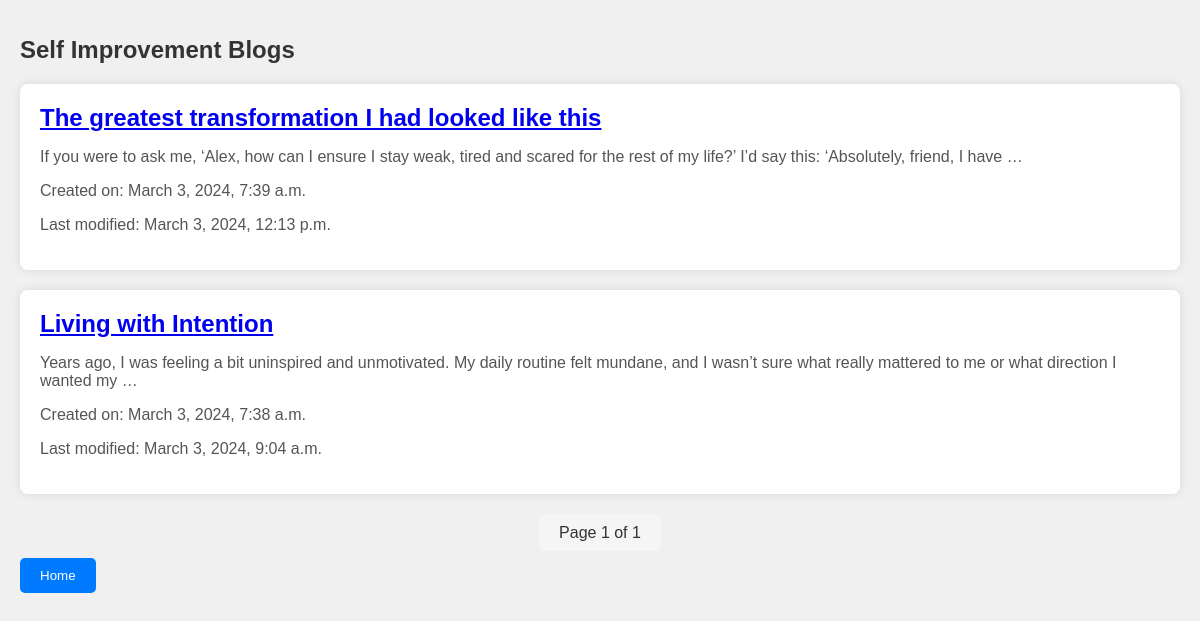
The page /category/5/ on the database its author committed.
### app1/models.py (models this page shows, shortened)
class Category(models.Model):
    name = models.CharField(max_length=30)
    class Meta:
        verbose_name_plural="categories"

class Post(models.Model):
    title = models.CharField(max_length=500)
    body = models.TextField()
    created_on  = models.DateTimeField(auto_now_add=True)
    last_modified = models.DateTimeField(auto_now=True)
    category = models.ForeignKey(Category, on_delete=models.CASCADE)
    image = models.URLField(default='https://wmmedia.sgp1.cdn.digitaloceanspaces.com/blog.png')
    likes =  models.PositiveIntegerField(default=0)
    dislikes =  models.PositiveIntegerField(default=0)

### app1/views.py (the view)
# urls.py: path('category/<int:category_id>/', views.category_posts, name='category_posts'),
def category_posts(request, category_id):
    category = get_object_or_404(Category, id=category_id)
    posts = Post.objects.filter(category=category).order_by("-created_on")
    paginator=Paginator(posts,3)
    page = request.GET.get('page')
    try:
        posts = paginator.page(page)
    except PageNotAnInteger:
        posts = paginator.page(1)
    except EmptyPage:
        posts = paginator.page(paginator.num_pages)
    categories = Category.objects.all()
    context = {"posts": posts, "category": category, "categories": categories}
    return render(request, "app1/category_posts.html", context)

### app1/templates/app1/category_posts.html (shortened to what this page needs)
<!DOCTYPE html>
<html lang="en">
<head>
</head>
<body>
    <h1>{{ category.name }} Blogs</h1>
    {% for post in posts %}
        <div class="post">
            <h2><a href="{% url 'details' post.id %}">{{ post.title }}</a></h2>
            <p>{{ post.body|truncatewords_html:30 }}</p>
            <p>Created on: {{ post.created_on }}</p>
            <p>Last modified: {{ post.last_modified }}</p>
        </div>
    {% endfor %}
    <div class="pagination">
        <span class="pagination-current">
            Page {{ posts.number }} of {{ posts.paginator.num_pages }}
        </span>
    </div>
    <p><button class="btn"><a href="{% url 'index' %}">Home</a></button></p>
</body>
</html>

### app1/templates/app1/category_posts.html (style rules this page uses)
body { font-family: Arial, sans-serif; background-color: #f0f0f0; margin: 0; padding: 20px; }
h1 { font-size: 24px; color: #333; margin-bottom: 20px; }
.post { background-color: #fff; border-radius: 8px; box-shadow: 0 0 10px rgba(0, 0, 0, 0.1); padding: 20px; margin-bottom: 20px; }
.post h2 { margin-top: 0; margin-bottom: 10px; color: #007bff; }
.post p { color: #555; }
.pagination { margin-top: 30px; text-align: center; }
.pagination-current { background-color: #f5f5f5; color: #333; padding: 10px 20px; border-radius: 5px; margin: 0 5px; }
.btn { display: inline-block; padding: 10px 20px; background-color: #007bff; color: #fff; border: none; border-radius: 5px; text-decoration: none; transition: background-color 0.3s ease; }
.btn a { color: #fff; text-decoration: none; }

### rows shown on the page
Category: name "Self Improvement"
Post: title "The greatest transformation I had looked like this", body "If you were to ask me, ‘Alex, how can I ensure I stay weak, tired and scared for the rest of my life?’ I’d say this: ‘Absolutely, friend, I have …", created_on "March 3, 2024, 7:39 a.m.", last_modified "March 3, 2024, 12:13 p.m."
Post: title "Living with Intention", body "Years ago, I was feeling a bit uninspired and unmotivated. My daily routine felt mundane, and I wasn’t sure what really mattered to me or what direction I wanted my …", created_on "March 3, 2024, 7:38 a.m.", last_modified "March 3, 2024, 9:04 a.m."

### other values the page prints
{{ posts.number }} "1"
{{ posts.paginator.num_pages }} "1"
